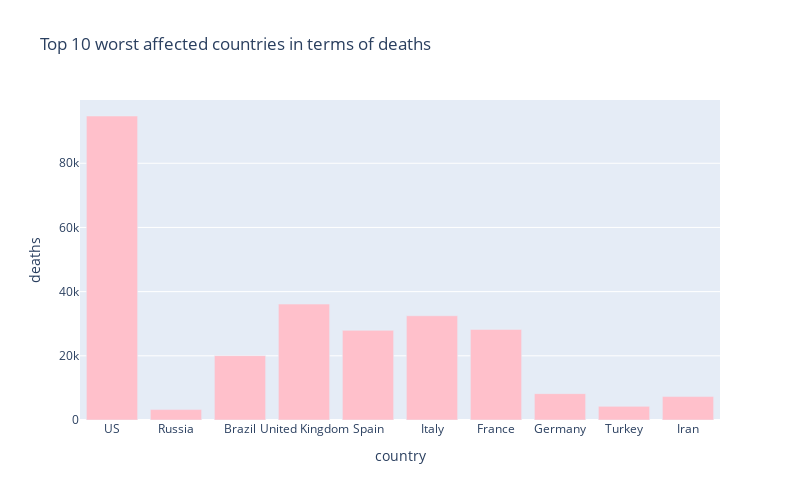

The notebook cell saved with this chart:
### Markdown cell above
### Top 10 countries with the most deaths

### Code cell
px.bar(
    sorted_country_df.head(10),
    x = "country",
    y = "deaths",
    title= "Top 10 worst affected countries in terms of deaths",
    color_discrete_sequence=["pink"], 
    height=500,
    width=800
)

### Figure 1 — Plotly figure (JSON) as saved in the notebook; plotly's stock layout.template omitted (floating-point values rounded to 4 significant figures)
{"data": [{"alignmentgroup": "True", "hovertemplate": "country=%{x}<br>deaths=%{y}<extra></extra>", "legendgroup": "", "marker": {"color": "pink"}, "name": "", "offsetgroup": "", "orientation": "v", "showlegend": false, "textposition": "auto", "type": "bar", "x": ["US", "Russia", "Brazil", "United Kingdom", "Spain", "Italy", "France", "Germany", "Turkey", "Iran"], "xaxis": "x", "y": [94729, 3249, 20047, 36124, 27940, 32486, 28218, 8215, 4249, 7300], "yaxis": "y"}], "layout": {"barmode": "relative", "height": 500, "legend": {"tracegroupgap": 0}, "title": {"text": "Top 10 worst affected countries in terms of deaths"}, "width": 800, "xaxis": {"anchor": "y", "domain": [0, 1], "title": {"text": "country"}}, "yaxis": {"anchor": "x", "domain": [0, 1], "title": {"text": "deaths"}}}}
